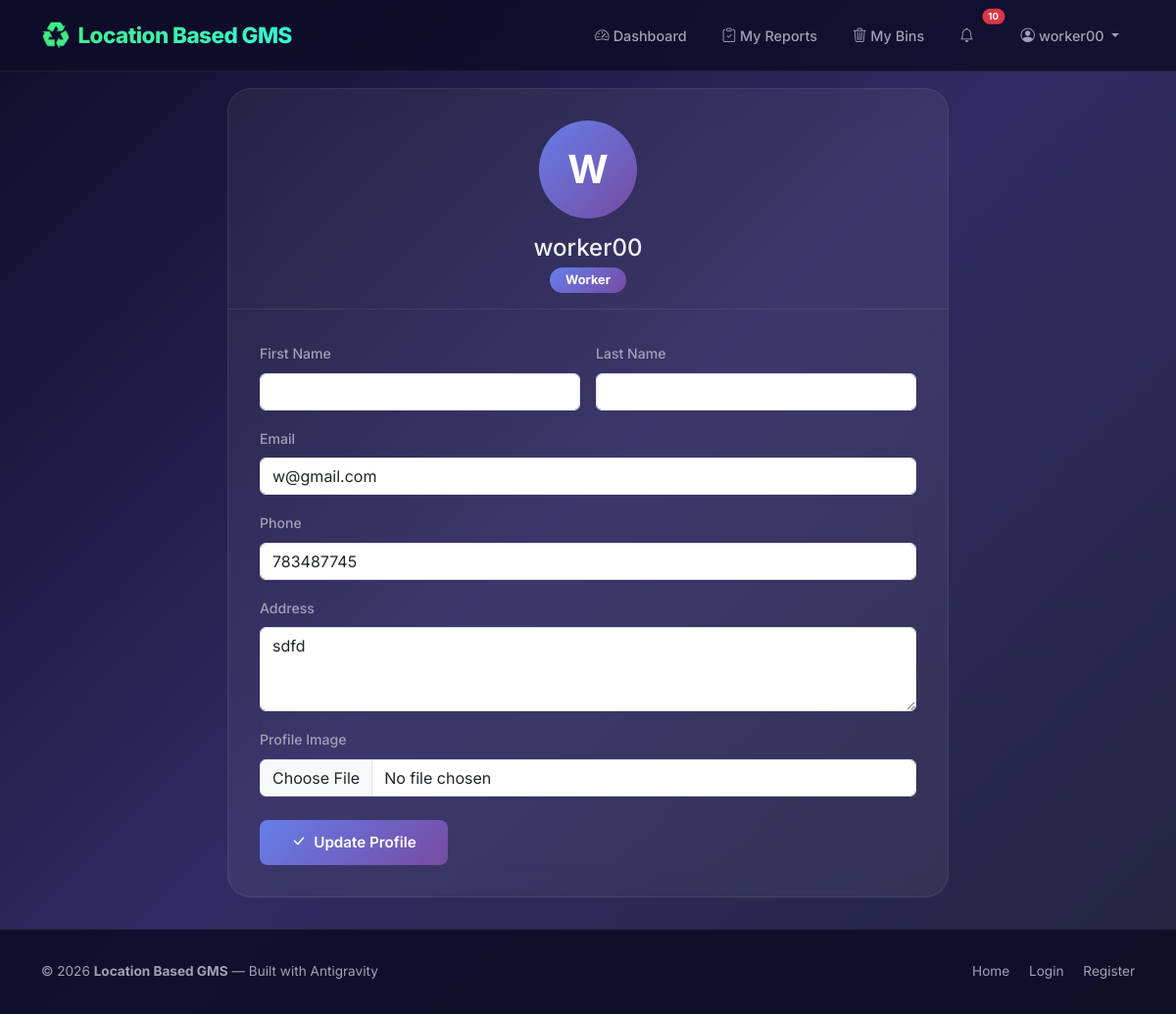
The app's page /accounts/profile/ (signed in) with its own data.
### accounts/models.py (models this page shows, shortened)
class User(AbstractUser):
    ROLE_CHOICES = (
        ('citizen', 'Citizen'),
        ('worker', 'Worker'),
        ('admin', 'Admin'),
    )
    role = models.CharField(max_length=10, choices=ROLE_CHOICES, default='citizen')
    phone = models.CharField(max_length=15, blank=True, null=True)
    address = models.TextField(blank=True, null=True)
    profile_image = models.ImageField(upload_to='profile_pics/', blank=True, null=True)

### accounts/views.py (the view)
# urls.py: path('profile/', views.profile_view, name='profile'),
@login_required
def profile_view(request):
    if request.method == 'POST':
        form = ProfileUpdateForm(request.POST, request.FILES, instance=request.user)
        if form.is_valid():
            form.save()
            messages.success(request, 'Your profile has been updated!')
            return redirect('profile')
    else:
        form = ProfileUpdateForm(instance=request.user)
    return render(request, 'accounts/profile.html', {'form': form})

### accounts/forms.py
class ProfileUpdateForm(forms.ModelForm):
    class Meta:
        model = User
        fields = ['first_name', 'last_name', 'email', 'phone', 'address', 'profile_image']
        widgets = {
            'first_name': forms.TextInput(attrs={'class': 'form-control'}),
            'last_name': forms.TextInput(attrs={'class': 'form-control'}),
            'email': forms.EmailInput(attrs={'class': 'form-control'}),
            'phone': forms.TextInput(attrs={'class': 'form-control'}),
            'address': forms.Textarea(attrs={'class': 'form-control', 'rows': 3}),
            'profile_image': forms.FileInput(attrs={'class': 'form-control'}),
        }

### accounts/context_processors.py (called while the page is built)
def notifications(request):
    if request.user.is_authenticated:
        return {'notifications': request.user.notifications.filter(is_read=False)}
    return {'notifications': []}

### templates/accounts/profile.html (shortened to what this page needs)
{% extends 'base.html' %}
{% block content %}
<div class="dashboard-wrapper" style="padding-top: 90px;">
    <div class="container">
        <div class="row justify-content-center">
            <div class="col-lg-8">
                <div class="detail-card fade-in">
                    <div class="detail-header text-center">
                        {% if user.profile_image %}
                            <img src="{{ user.profile_image.url }}" alt="Profile" class="profile-avatar">
                        {% else %}
                            <div class="profile-avatar-placeholder">{{ user.username|first|upper }}</div>
                        {% endif %}
                        <h4 class="mb-1">{{ user.username }}</h4>
                        <span class="badge bg-{{ user.role }}-badge" style="background: var(--gradient-primary); padding: 0.4rem 1rem; border-radius: 50px; font-size: 0.8rem;">
                            {{ user.get_role_display }}
                        </span>
                    </div>
                    <div class="detail-body">
                        <form method="POST" enctype="multipart/form-data">
                            <div class="row g-3">
                                <div class="col-md-6">
                                    <label class="form-label" style="color: var(--text-secondary); font-weight: 500; font-size: 0.88rem;">First Name</label>
                                    {{ form.first_name }}
                                </div>
                                <div class="col-md-6">
                                    <label class="form-label" style="color: var(--text-secondary); font-weight: 500; font-size: 0.88rem;">Last Name</label>
                                    {{ form.last_name }}
                                </div>
                                <div class="col-12">
                                    <label class="form-label" style="color: var(--text-secondary); font-weight: 500; font-size: 0.88rem;">Email</label>
                                    {{ form.email }}
                                </div>
                                <div class="col-12">
                                    <label class="form-label" style="color: var(--text-secondary); font-weight: 500; font-size: 0.88rem;">Phone</label>
                                    {{ form.phone }}
                                </div>
                                <div class="col-12">
                                    <label class="form-label" style="color: var(--text-secondary); font-weight: 500; font-size: 0.88rem;">Address</label>
                                    {{ form.address }}
                                </div>
                                <div class="col-12">
                                    <label class="form-label" style="color: var(--text-secondary); font-weight: 500; font-size: 0.88rem;">Profile Image</label>
                                    {{ form.profile_image }}
                                </div>
                            </div>
                            <button type="submit" class="btn btn-primary-custom mt-4">
                                <i class="bi bi-check-lg me-2"></i>Update Profile
                            </button>
                        </form>
                    </div>
                </div>
            </div>
        </div>
    </div>
</div>
{% endblock %}

### templates/partials/navbar.html (shortened to what this page needs)
<nav class="navbar navbar-expand-lg navbar-custom fixed-top">
    <div class="container">
        <a class="navbar-brand" href="{% url 'home' %}">
            <span class="brand-icon">♻️</span>Location Based GMS
        </a>
        <div class="collapse navbar-collapse" id="navbarNav">
            <ul class="navbar-nav ms-auto align-items-center gap-1">
                {% if user.is_authenticated %}
                    {% if user.role == 'worker' %}
                    <li class="nav-item">
                        <a class="nav-link" href="{% url 'worker_dashboard' %}">
                            <i class="bi bi-speedometer2 me-1"></i>Dashboard
                        </a>
                    </li>
                    <li class="nav-item">
                        <a class="nav-link" href="{% url 'task_list' %}">
                            <i class="bi bi-clipboard-check me-1"></i>My Reports
                        </a>
                    </li>
                    <li class="nav-item">
                        <a class="nav-link" href="{% url 'my_tasks' %}">
                            <i class="bi bi-trash3 me-1"></i>My Bins
                        </a>
                    </li>
                    {% endif %}
                    <li class="nav-item dropdown me-2">
                        <a class="nav-link position-relative" href="#" role="button" data-bs-toggle="dropdown" id="notif-bell">
                            <i class="bi bi-bell me-1"></i>
                            <span id="notif-badge" class="position-absolute top-0 start-100 translate-middle badge rounded-pill bg-danger" style="font-size: 0.6rem; {% if not notifications %}display:none;{% endif %}">
                                {{ notifications.count|default:"0" }}
                            </span>
                        </a>
                    </li>
                    <li class="nav-item dropdown">
                        <a class="nav-link dropdown-toggle" href="#" role="button" data-bs-toggle="dropdown">
                            <i class="bi bi-person-circle me-1"></i>{{ user.username }}
                        </a>
                    </li>
                {% endif %}
            </ul>
        </div>
    </div>
</nav>

### static/css/style.css (style rules this page uses)
:root { --primary: #667eea; --primary-dark: #5a67d8; --primary-light: #a3bffa; --accent-green: #43e97b; --accent-green-dark: #38b866; --accent-orange: #f6993f; --accent-red: #e53e3e; --accent-cyan: #38b2ac; --bg-dark: #0f0c29; --bg-card: rgba(255, 255, 255, 0.06); --bg-card-hover: rgba(255, 255, 255, 0.1); --bg-glass: rgba(255, 255, 255, 0.08); --surface: #1a1a2e; --surface-light: #232343; --text-primary: #f0f0f5; --text-secondary: #a0a0b8; --text-muted: #6c6c85; --border: rgba(255, 255, 255, 0.08); --gradient-primary: linear-gradient(135deg, #667eea 0%, #764ba2 100%); --gradient-accent: linear-gradient(135deg, #43e97b 0%, #38f9d7 100%); --gradient-bg: linear-gradient(135deg, #0f0c29 0%, #302b63 50%, #24243e 100%); --gradient-hero: linear-gradient(160deg, #0f0c29 0%, #1a1042 30%, #302b63 60%, #24243e 100%); --gradient-warm: linear-gradient(135deg, #f6993f 0%, #e53e3e 100%); --gradient-cool: linear-gradient(135deg, #38b2ac 0%, #667eea 100%); --shadow-sm: 0 2px 8px rgba(0, 0, 0, 0.2); --shadow-md: 0 4px 20px rgba(0, 0, 0, 0.3); --shadow-lg: 0 8px 40px rgba(0, 0, 0, 0.4); --shadow-glow-primary: 0 0 30px rgba(102, 126, 234, 0.3); --shadow-glow-green: 0 0 30px rgba(67, 233, 123, 0.3); --radius-sm: 8px; --radius-md: 12px; --radius-lg: 16px; --radius-xl: 24px; --transition: all 0.3s cubic-bezier(0.4, 0, 0.2, 1); --transition-fast: all 0.15s ease; }
*, *::before, *::after { box-sizing: border-box; margin: 0; padding: 0; }
html { scroll-behavior: smooth; }
body { font-family: 'Inter', -apple-system, BlinkMacSystemFont, sans-serif; background: var(--gradient-bg); color: var(--text-primary); min-height: 100vh; line-height: 1.6; -webkit-font-smoothing: antialiased; }
a { color: var(--primary-light); text-decoration: none; transition: var(--transition-fast); }
.navbar-custom { background: rgba(15, 12, 41, 0.85) !important; backdrop-filter: blur(20px); -webkit-backdrop-filter: blur(20px); border-bottom: 1px solid var(--border); padding: 0.75rem 0; transition: var(--transition); }
.navbar-custom .navbar-brand { font-weight: 800; font-size: 1.4rem; background: var(--gradient-accent); -webkit-background-clip: text; -webkit-text-fill-color: transparent; background-clip: text; letter-spacing: -0.5px; }
.navbar-custom .navbar-brand .brand-icon { font-size: 1.5rem; margin-right: 0.5rem; }
.navbar-custom .nav-link { color: var(--text-secondary) !important; font-weight: 500; font-size: 0.9rem; padding: 0.5rem 1rem !important; border-radius: var(--radius-sm); transition: var(--transition); position: relative; }
.btn-primary-custom { background: var(--gradient-primary); border: none; color: #fff; padding: 0.75rem 2rem; border-radius: var(--radius-sm); font-weight: 600; font-size: 0.95rem; transition: var(--transition); cursor: pointer; }
.dashboard-wrapper { padding: 2rem 0; min-height: calc(100vh - 72px); }
.detail-card { background: var(--bg-card); backdrop-filter: blur(16px); border: 1px solid var(--border); border-radius: var(--radius-xl); overflow: hidden; }
.detail-header { padding: 2rem 2rem 1rem; border-bottom: 1px solid var(--border); }
.detail-body { padding: 2rem; }
.profile-avatar-placeholder { width: 100px; height: 100px; border-radius: 50%; background: var(--gradient-primary); display: flex; align-items: center; justify-content: center; font-size: 2.5rem; font-weight: 700; color: #fff; margin: 0 auto 1rem; }
.fade-in { animation: fadeIn 0.6s ease; }

### records on screen
User: username "worker00", username|first "W", role "Worker", email "w@gmail.com", phone "783487745", address "sdfd"

### other values on screen
{{ notifications.count|default:"0" }} "10"
